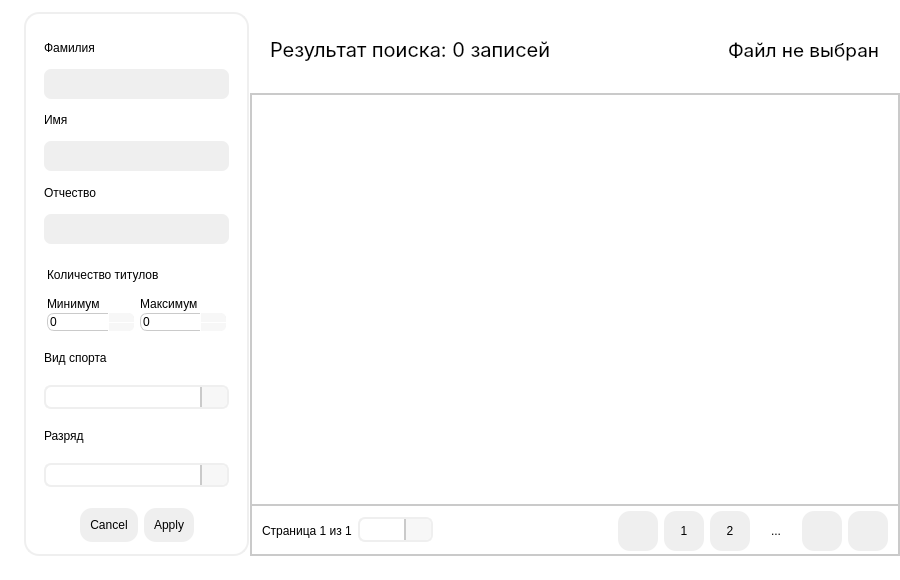
<?xml version="1.0" encoding="UTF-8"?>
<ui version="4.0">
 <class>SearchDialog</class>
 <widget class="QDialog" name="SearchDialog">
  <property name="geometry">
   <rect>
    <x>0</x>
    <y>0</y>
    <width>900</width>
    <height>580</height>
   </rect>
  </property>
  <property name="minimumSize">
   <size>
    <width>900</width>
    <height>580</height>
   </size>
  </property>
  <property name="windowTitle">
   <string>Dialog</string>
  </property>
  <property name="styleSheet">
   <string notr="true">QDialog {
	background-color: palette(base);
}
QLabel {
	margin-left: 0.1em;
}
QFrame {
	border:none;
	color: palette(text);
}
/*--------- Main part ---------*/
QLabel#table_name_label {
	font: 15pt &quot;Inter&quot;;
}
QLabel#file_name_label {
	font: 14pt &quot;Inter&quot;;
	color: palette(text);
}
QFrame#table_head {
	background-color: palette(base);
}
QFrame#table_head QPushButton{
	padding: 0 0.9em;
	padding-left: 0.7em;
	text-align:left;
}
QFrame#table_part {
	border: 2px solid palette(midlight);
	border-radius: 1em;
	background-color: palette(base);
	margin: 0 1em;
}
QFrame#table_part QFrame#pagination {
	border-top: 2px solid palette(midlight);
	border-bottom-left-radius: 10%;
	border-bottom-right-radius: 10%;
}

QFrame#fields {
	background-color: palette(base);
}
QPushButton {
	padding:10px;
	background-color: palette(button) ;
	border-radius: 12%;
	color: palette(button-text);
}
QLineEdit {
	border-radius: 7%;
	padding: 0 0.4em;
	background-color: palette(button);
}
QLineEdit:focus {
	border: 2px solid #76f725; 
}
QSpinBox {
	border-radius: 7%;
	padding: 0.2em;
}
QPushButton:hover {
	background-color: palette(highlight);
}
QPushButton:pressed {
	background-color: #76f725;
	color: palette(shadow);
}
QComboBox {
    border: 2px solid palette(button); 
    border-radius: 7%;
    padding: 2px 5px;
}
QComboBox::drop-down {
    background-color: palette(alternate-base); 
    
    border-left: 2px solid palette(midlight);
    border-top-right-radius: 5%;
    border-bottom-right-radius: 5%;
    
    width: 25px; 
}
QComboBox::down-arrow {
    image: url(&quot;/Users/dmitryburbas/Documents/Education/github_education_repo/my-education/athletes_list_manager_app/src/images/combo-icon.png&quot;);
    width: 16px;
    height: 16px;
}
QComboBox::drop-down:on {
    background-color:#76f725;
}
QComboBox:focus {
    border: 2px solid #76f725; 
}
QComboBox::drop-down:disabled {
    background-color:palette(button);
}
QComboBox:disabled {
	background-color:palette(button);
}


QComboBox::drop-down:hover {
    background-color:#76f725;
}
QSpinBox {
    padding-right: 15px;
	padding-left: 0.3em;
    border: 1px solid palette(midlight);
    border-radius: 7%;
    background-color: palette(base);
    color: palette(text);
}

QSpinBox::up-button {
    subcontrol-origin: border;
    subcontrol-position: top right; 
    width: 25px; 
    
    background-color: palette(alternate-base);
    border-left: 1px solid  palette(base);
    border-top-right-radius: 5%;
}

QSpinBox::down-button {
    subcontrol-origin: border;
    subcontrol-position: bottom right;
    width: 25px;
    
    background-color: palette(alternate-base);
	border-top: 1px solid  palette(base);
    border-left: 1px solid palette(base);
    border-bottom-right-radius: 5%;
}

QSpinBox::up-arrow {
    image: url(&quot;/Users/dmitryburbas/Documents/Education/github_education_repo/my-education/athletes_list_manager_app/src/images/up-arrow.png&quot;);
    width: 14px;
    height: 14px;
}

QSpinBox::down-arrow {
    image: url(&quot;/Users/dmitryburbas/Documents/Education/github_education_repo/my-education/athletes_list_manager_app/src/images/down-arrow.png&quot;);
    width: 14px;
    height: 14px;
}
QSpinBox::up-button:hover,QSpinBox::down-button:hover {
    background-color: #76f725;
}
QSpinBox::up-button:pressed,QSpinBox::down-button:pressed {
    background-color: #48b007;
}
QFrame#sidebar {
	border-radius: 15%;
	border: 2px solid palette(button);
}</string>
  </property>
  <layout class="QHBoxLayout" name="horizontalLayout">
   <property name="spacing">
    <number>1</number>
   </property>
   <property name="leftMargin">
    <number>24</number>
   </property>
   <property name="topMargin">
    <number>12</number>
   </property>
   <property name="rightMargin">
    <number>0</number>
   </property>
   <property name="bottomMargin">
    <number>24</number>
   </property>
   <item>
    <widget class="QFrame" name="sidebar">
     <property name="minimumSize">
      <size>
       <width>225</width>
       <height>0</height>
      </size>
     </property>
     <property name="frameShape">
      <enum>QFrame::Shape::StyledPanel</enum>
     </property>
     <property name="frameShadow">
      <enum>QFrame::Shadow::Raised</enum>
     </property>
     <layout class="QVBoxLayout" name="verticalLayout_11">
      <item>
       <widget class="QFrame" name="fields">
        <property name="minimumSize">
         <size>
          <width>0</width>
          <height>350</height>
         </size>
        </property>
        <property name="frameShape">
         <enum>QFrame::Shape::StyledPanel</enum>
        </property>
        <property name="frameShadow">
         <enum>QFrame::Shadow::Raised</enum>
        </property>
        <layout class="QVBoxLayout" name="verticalLayout_2">
         <property name="leftMargin">
          <number>0</number>
         </property>
         <property name="topMargin">
          <number>0</number>
         </property>
         <property name="rightMargin">
          <number>0</number>
         </property>
         <property name="bottomMargin">
          <number>15</number>
         </property>
         <item>
          <widget class="QFrame" name="names">
           <property name="sizePolicy">
            <sizepolicy hsizetype="Preferred" vsizetype="Preferred">
             <horstretch>0</horstretch>
             <verstretch>0</verstretch>
            </sizepolicy>
           </property>
           <property name="minimumSize">
            <size>
             <width>0</width>
             <height>230</height>
            </size>
           </property>
           <property name="frameShape">
            <enum>QFrame::Shape::StyledPanel</enum>
           </property>
           <property name="frameShadow">
            <enum>QFrame::Shadow::Raised</enum>
           </property>
           <layout class="QVBoxLayout" name="verticalLayout_3">
            <item>
             <widget class="QFrame" name="last_name">
              <property name="frameShape">
               <enum>QFrame::Shape::StyledPanel</enum>
              </property>
              <property name="frameShadow">
               <enum>QFrame::Shadow::Raised</enum>
              </property>
              <layout class="QVBoxLayout" name="verticalLayout_8">
               <property name="leftMargin">
                <number>0</number>
               </property>
               <property name="topMargin">
                <number>0</number>
               </property>
               <property name="rightMargin">
                <number>0</number>
               </property>
               <property name="bottomMargin">
                <number>0</number>
               </property>
               <item>
                <widget class="QLabel" name="last_name_label">
                 <property name="text">
                  <string>Фамилия</string>
                 </property>
                </widget>
               </item>
               <item>
                <widget class="QLineEdit" name="last_name_lineEdit">
                 <property name="minimumSize">
                  <size>
                   <width>0</width>
                   <height>30</height>
                  </size>
                 </property>
                </widget>
               </item>
              </layout>
             </widget>
            </item>
            <item>
             <widget class="QFrame" name="first_name">
              <property name="frameShape">
               <enum>QFrame::Shape::StyledPanel</enum>
              </property>
              <property name="frameShadow">
               <enum>QFrame::Shadow::Raised</enum>
              </property>
              <layout class="QVBoxLayout" name="verticalLayout_6">
               <property name="leftMargin">
                <number>0</number>
               </property>
               <property name="topMargin">
                <number>0</number>
               </property>
               <property name="rightMargin">
                <number>0</number>
               </property>
               <property name="bottomMargin">
                <number>0</number>
               </property>
               <item>
                <widget class="QLabel" name="first_name_label">
                 <property name="text">
                  <string>Имя</string>
                 </property>
                </widget>
               </item>
               <item>
                <widget class="QLineEdit" name="first_name_lineEdit">
                 <property name="minimumSize">
                  <size>
                   <width>0</width>
                   <height>30</height>
                  </size>
                 </property>
                 <property name="text">
                  <string/>
                 </property>
                </widget>
               </item>
              </layout>
             </widget>
            </item>
            <item>
             <widget class="QFrame" name="patronymic">
              <property name="frameShape">
               <enum>QFrame::Shape::StyledPanel</enum>
              </property>
              <property name="frameShadow">
               <enum>QFrame::Shadow::Raised</enum>
              </property>
              <layout class="QVBoxLayout" name="verticalLayout_7">
               <property name="leftMargin">
                <number>0</number>
               </property>
               <property name="topMargin">
                <number>0</number>
               </property>
               <property name="rightMargin">
                <number>0</number>
               </property>
               <property name="bottomMargin">
                <number>0</number>
               </property>
               <item>
                <widget class="QLabel" name="patronymic_label">
                 <property name="text">
                  <string>Отчество</string>
                 </property>
                </widget>
               </item>
               <item>
                <widget class="QLineEdit" name="patronymic_lineEdit">
                 <property name="minimumSize">
                  <size>
                   <width>0</width>
                   <height>30</height>
                  </size>
                 </property>
                </widget>
               </item>
              </layout>
             </widget>
            </item>
           </layout>
          </widget>
         </item>
         <item>
          <widget class="QFrame" name="title_count">
           <property name="frameShape">
            <enum>QFrame::Shape::StyledPanel</enum>
           </property>
           <property name="frameShadow">
            <enum>QFrame::Shadow::Raised</enum>
           </property>
           <layout class="QGridLayout" name="gridLayout">
            <property name="leftMargin">
             <number>12</number>
            </property>
            <property name="topMargin">
             <number>0</number>
            </property>
            <property name="rightMargin">
             <number>12</number>
            </property>
            <property name="bottomMargin">
             <number>0</number>
            </property>
            <property name="verticalSpacing">
             <number>7</number>
            </property>
            <item row="1" column="2">
             <widget class="QFrame" name="max_title">
              <property name="frameShape">
               <enum>QFrame::Shape::StyledPanel</enum>
              </property>
              <property name="frameShadow">
               <enum>QFrame::Shadow::Raised</enum>
              </property>
              <layout class="QVBoxLayout" name="verticalLayout_5">
               <property name="spacing">
                <number>2</number>
               </property>
               <property name="leftMargin">
                <number>0</number>
               </property>
               <property name="topMargin">
                <number>0</number>
               </property>
               <property name="rightMargin">
                <number>0</number>
               </property>
               <property name="bottomMargin">
                <number>0</number>
               </property>
               <item>
                <widget class="QLabel" name="max_label">
                 <property name="text">
                  <string>Максимум</string>
                 </property>
                </widget>
               </item>
               <item>
                <widget class="QSpinBox" name="max_spinBox">
                 <property name="maximum">
                  <number>999</number>
                 </property>
                </widget>
               </item>
              </layout>
             </widget>
            </item>
            <item row="1" column="1">
             <widget class="QFrame" name="min_title">
              <property name="frameShape">
               <enum>QFrame::Shape::StyledPanel</enum>
              </property>
              <property name="frameShadow">
               <enum>QFrame::Shadow::Raised</enum>
              </property>
              <layout class="QVBoxLayout" name="verticalLayout_4">
               <property name="spacing">
                <number>2</number>
               </property>
               <property name="leftMargin">
                <number>0</number>
               </property>
               <property name="topMargin">
                <number>0</number>
               </property>
               <property name="rightMargin">
                <number>0</number>
               </property>
               <property name="bottomMargin">
                <number>0</number>
               </property>
               <item>
                <widget class="QLabel" name="min_label">
                 <property name="text">
                  <string>Минимум</string>
                 </property>
                </widget>
               </item>
               <item>
                <widget class="QSpinBox" name="min_spinBox">
                 <property name="maximum">
                  <number>999</number>
                 </property>
                </widget>
               </item>
              </layout>
             </widget>
            </item>
            <item row="0" column="1" colspan="2">
             <widget class="QLabel" name="title_count_label">
              <property name="text">
               <string>Количество титулов</string>
              </property>
             </widget>
            </item>
           </layout>
          </widget>
         </item>
         <item>
          <widget class="QFrame" name="sport_type">
           <property name="frameShape">
            <enum>QFrame::Shape::StyledPanel</enum>
           </property>
           <property name="frameShadow">
            <enum>QFrame::Shadow::Raised</enum>
           </property>
           <layout class="QVBoxLayout" name="verticalLayout_9">
            <property name="topMargin">
             <number>0</number>
            </property>
            <property name="bottomMargin">
             <number>0</number>
            </property>
            <item>
             <widget class="QLabel" name="sport_label">
              <property name="text">
               <string>Вид спорта</string>
              </property>
             </widget>
            </item>
            <item>
             <widget class="QComboBox" name="sport_comboBox"/>
            </item>
           </layout>
          </widget>
         </item>
         <item>
          <widget class="QFrame" name="athlete_category">
           <property name="frameShape">
            <enum>QFrame::Shape::StyledPanel</enum>
           </property>
           <property name="frameShadow">
            <enum>QFrame::Shadow::Raised</enum>
           </property>
           <layout class="QVBoxLayout" name="verticalLayout_10">
            <property name="topMargin">
             <number>0</number>
            </property>
            <property name="bottomMargin">
             <number>0</number>
            </property>
            <item>
             <widget class="QLabel" name="category_label">
              <property name="text">
               <string>Разряд</string>
              </property>
             </widget>
            </item>
            <item>
             <widget class="QComboBox" name="category_comboBox"/>
            </item>
           </layout>
          </widget>
         </item>
        </layout>
       </widget>
      </item>
      <item>
       <widget class="QDialogButtonBox" name="buttonBox">
        <property name="minimumSize">
         <size>
          <width>0</width>
          <height>0</height>
         </size>
        </property>
        <property name="font">
         <font>
          <kerning>true</kerning>
         </font>
        </property>
        <property name="orientation">
         <enum>Qt::Orientation::Horizontal</enum>
        </property>
        <property name="standardButtons">
         <set>QDialogButtonBox::StandardButton::Apply|QDialogButtonBox::StandardButton::Cancel</set>
        </property>
        <property name="centerButtons">
         <bool>true</bool>
        </property>
       </widget>
      </item>
      <item>
       <spacer name="verticalSpacer">
        <property name="orientation">
         <enum>Qt::Orientation::Vertical</enum>
        </property>
        <property name="sizeType">
         <enum>QSizePolicy::Policy::Fixed</enum>
        </property>
        <property name="sizeHint" stdset="0">
         <size>
          <width>10</width>
          <height>3</height>
         </size>
        </property>
       </spacer>
      </item>
     </layout>
    </widget>
   </item>
   <item>
    <widget class="QFrame" name="main_part">
     <property name="minimumSize">
      <size>
       <width>650</width>
       <height>0</height>
      </size>
     </property>
     <property name="frameShape">
      <enum>QFrame::Shape::StyledPanel</enum>
     </property>
     <property name="frameShadow">
      <enum>QFrame::Shadow::Raised</enum>
     </property>
     <layout class="QVBoxLayout" name="verticalLayout_12">
      <property name="leftMargin">
       <number>0</number>
      </property>
      <property name="topMargin">
       <number>0</number>
      </property>
      <property name="rightMargin">
       <number>0</number>
      </property>
      <property name="bottomMargin">
       <number>0</number>
      </property>
      <item>
       <widget class="QFrame" name="table_head">
        <property name="minimumSize">
         <size>
          <width>0</width>
          <height>75</height>
         </size>
        </property>
        <property name="maximumSize">
         <size>
          <width>16777215</width>
          <height>75</height>
         </size>
        </property>
        <property name="frameShape">
         <enum>QFrame::Shape::StyledPanel</enum>
        </property>
        <property name="frameShadow">
         <enum>QFrame::Shadow::Raised</enum>
        </property>
        <layout class="QHBoxLayout" name="horizontalLayout_3">
         <property name="leftMargin">
          <number>20</number>
         </property>
         <property name="topMargin">
          <number>5</number>
         </property>
         <property name="rightMargin">
          <number>20</number>
         </property>
         <property name="bottomMargin">
          <number>5</number>
         </property>
         <item>
          <widget class="QLabel" name="table_name_label">
           <property name="font">
            <font>
             <family>Inter</family>
             <pointsize>15</pointsize>
             <italic>false</italic>
             <bold>false</bold>
            </font>
           </property>
           <property name="text">
            <string>Результат поиска: 0 записей</string>
           </property>
          </widget>
         </item>
         <item>
          <spacer name="table_head_spacer">
           <property name="orientation">
            <enum>Qt::Orientation::Horizontal</enum>
           </property>
           <property name="sizeHint" stdset="0">
            <size>
             <width>128</width>
             <height>20</height>
            </size>
           </property>
          </spacer>
         </item>
         <item>
          <widget class="Line" name="table_head_divide">
           <property name="orientation">
            <enum>Qt::Orientation::Vertical</enum>
           </property>
          </widget>
         </item>
         <item>
          <widget class="QLabel" name="file_name_label">
           <property name="font">
            <font>
             <family>Inter</family>
             <pointsize>14</pointsize>
             <italic>false</italic>
             <bold>false</bold>
            </font>
           </property>
           <property name="text">
            <string>Файл не выбран</string>
           </property>
          </widget>
         </item>
        </layout>
       </widget>
      </item>
      <item>
       <widget class="QFrame" name="table_part">
        <property name="frameShape">
         <enum>QFrame::Shape::StyledPanel</enum>
        </property>
        <property name="frameShadow">
         <enum>QFrame::Shadow::Raised</enum>
        </property>
        <layout class="QVBoxLayout" name="verticalLayout_13">
         <property name="spacing">
          <number>0</number>
         </property>
         <property name="leftMargin">
          <number>0</number>
         </property>
         <property name="topMargin">
          <number>0</number>
         </property>
         <property name="rightMargin">
          <number>0</number>
         </property>
         <property name="bottomMargin">
          <number>0</number>
         </property>
         <item>
          <widget class="QFrame" name="top_space_for_table">
           <property name="sizePolicy">
            <sizepolicy hsizetype="Preferred" vsizetype="Fixed">
             <horstretch>0</horstretch>
             <verstretch>0</verstretch>
            </sizepolicy>
           </property>
           <property name="minimumSize">
            <size>
             <width>0</width>
             <height>20</height>
            </size>
           </property>
           <property name="frameShape">
            <enum>QFrame::Shape::StyledPanel</enum>
           </property>
           <property name="frameShadow">
            <enum>QFrame::Shadow::Raised</enum>
           </property>
          </widget>
         </item>
         <item>
          <widget class="QTableView" name="tableView"/>
         </item>
         <item>
          <widget class="QFrame" name="pagination">
           <property name="minimumSize">
            <size>
             <width>500</width>
             <height>50</height>
            </size>
           </property>
           <property name="maximumSize">
            <size>
             <width>16777215</width>
             <height>50</height>
            </size>
           </property>
           <property name="frameShape">
            <enum>QFrame::Shape::StyledPanel</enum>
           </property>
           <property name="frameShadow">
            <enum>QFrame::Shadow::Raised</enum>
           </property>
           <layout class="QHBoxLayout" name="horizontalLayout_4">
            <property name="leftMargin">
             <number>10</number>
            </property>
            <property name="topMargin">
             <number>5</number>
            </property>
            <property name="rightMargin">
             <number>10</number>
            </property>
            <property name="bottomMargin">
             <number>5</number>
            </property>
            <item>
             <widget class="QLabel" name="current_page_label">
              <property name="sizePolicy">
               <sizepolicy hsizetype="Fixed" vsizetype="Fixed">
                <horstretch>0</horstretch>
                <verstretch>0</verstretch>
               </sizepolicy>
              </property>
              <property name="minimumSize">
               <size>
                <width>0</width>
                <height>40</height>
               </size>
              </property>
              <property name="maximumSize">
               <size>
                <width>16777215</width>
                <height>40</height>
               </size>
              </property>
              <property name="text">
               <string>Страница 1 из 1</string>
              </property>
             </widget>
            </item>
            <item>
             <widget class="QComboBox" name="records_on_page_comboBox">
              <property name="minimumSize">
               <size>
                <width>0</width>
                <height>25</height>
               </size>
              </property>
              <property name="maximumSize">
               <size>
                <width>75</width>
                <height>16777215</height>
               </size>
              </property>
             </widget>
            </item>
            <item>
             <spacer name="pagination_spacer_right">
              <property name="orientation">
               <enum>Qt::Orientation::Horizontal</enum>
              </property>
              <property name="sizeHint" stdset="0">
               <size>
                <width>193</width>
                <height>20</height>
               </size>
              </property>
             </spacer>
            </item>
            <item>
             <widget class="QPushButton" name="prev_pagination_button">
              <property name="sizePolicy">
               <sizepolicy hsizetype="Fixed" vsizetype="Fixed">
                <horstretch>0</horstretch>
                <verstretch>0</verstretch>
               </sizepolicy>
              </property>
              <property name="minimumSize">
               <size>
                <width>40</width>
                <height>40</height>
               </size>
              </property>
              <property name="maximumSize">
               <size>
                <width>40</width>
                <height>40</height>
               </size>
              </property>
              <property name="font">
               <font>
                <family>.AppleSystemUIFont</family>
               </font>
              </property>
              <property name="cursor">
               <cursorShape>PointingHandCursor</cursorShape>
              </property>
              <property name="text">
               <string/>
              </property>
              <property name="icon">
               <iconset theme="system-reboot"/>
              </property>
             </widget>
            </item>
            <item>
             <widget class="QPushButton" name="first_page_button">
              <property name="sizePolicy">
               <sizepolicy hsizetype="Fixed" vsizetype="Fixed">
                <horstretch>0</horstretch>
                <verstretch>0</verstretch>
               </sizepolicy>
              </property>
              <property name="minimumSize">
               <size>
                <width>40</width>
                <height>40</height>
               </size>
              </property>
              <property name="maximumSize">
               <size>
                <width>40</width>
                <height>40</height>
               </size>
              </property>
              <property name="cursor">
               <cursorShape>PointingHandCursor</cursorShape>
              </property>
              <property name="text">
               <string>1</string>
              </property>
             </widget>
            </item>
            <item>
             <widget class="QPushButton" name="second_page_button">
              <property name="sizePolicy">
               <sizepolicy hsizetype="Fixed" vsizetype="Fixed">
                <horstretch>0</horstretch>
                <verstretch>0</verstretch>
               </sizepolicy>
              </property>
              <property name="minimumSize">
               <size>
                <width>40</width>
                <height>40</height>
               </size>
              </property>
              <property name="maximumSize">
               <size>
                <width>40</width>
                <height>40</height>
               </size>
              </property>
              <property name="cursor">
               <cursorShape>PointingHandCursor</cursorShape>
              </property>
              <property name="text">
               <string>2</string>
              </property>
             </widget>
            </item>
            <item>
             <widget class="QLabel" name="pagination_ellipsis_label">
              <property name="sizePolicy">
               <sizepolicy hsizetype="Fixed" vsizetype="Fixed">
                <horstretch>0</horstretch>
                <verstretch>0</verstretch>
               </sizepolicy>
              </property>
              <property name="minimumSize">
               <size>
                <width>40</width>
                <height>40</height>
               </size>
              </property>
              <property name="maximumSize">
               <size>
                <width>40</width>
                <height>40</height>
               </size>
              </property>
              <property name="text">
               <string>...</string>
              </property>
              <property name="alignment">
               <set>Qt::AlignmentFlag::AlignCenter</set>
              </property>
             </widget>
            </item>
            <item>
             <widget class="QPushButton" name="next_pagination_button">
              <property name="sizePolicy">
               <sizepolicy hsizetype="Fixed" vsizetype="Fixed">
                <horstretch>0</horstretch>
                <verstretch>0</verstretch>
               </sizepolicy>
              </property>
              <property name="minimumSize">
               <size>
                <width>40</width>
                <height>40</height>
               </size>
              </property>
              <property name="maximumSize">
               <size>
                <width>40</width>
                <height>40</height>
               </size>
              </property>
              <property name="cursor">
               <cursorShape>PointingHandCursor</cursorShape>
              </property>
              <property name="text">
               <string/>
              </property>
              <property name="icon">
               <iconset theme="media-playback-start"/>
              </property>
             </widget>
            </item>
            <item>
             <widget class="QPushButton" name="last_page_button">
              <property name="sizePolicy">
               <sizepolicy hsizetype="Fixed" vsizetype="Fixed">
                <horstretch>0</horstretch>
                <verstretch>0</verstretch>
               </sizepolicy>
              </property>
              <property name="minimumSize">
               <size>
                <width>40</width>
                <height>40</height>
               </size>
              </property>
              <property name="maximumSize">
               <size>
                <width>40</width>
                <height>40</height>
               </size>
              </property>
              <property name="baseSize">
               <size>
                <width>25</width>
                <height>25</height>
               </size>
              </property>
              <property name="cursor">
               <cursorShape>PointingHandCursor</cursorShape>
              </property>
              <property name="text">
               <string/>
              </property>
              <property name="icon">
               <iconset theme="media-seek-forward"/>
              </property>
             </widget>
            </item>
           </layout>
          </widget>
         </item>
        </layout>
       </widget>
      </item>
     </layout>
    </widget>
   </item>
  </layout>
 </widget>
 <resources/>
 <connections>
  <connection>
   <sender>buttonBox</sender>
   <signal>accepted()</signal>
   <receiver>SearchDialog</receiver>
   <slot>accept()</slot>
   <hints>
    <hint type="sourcelabel">
     <x>248</x>
     <y>254</y>
    </hint>
    <hint type="destinationlabel">
     <x>157</x>
     <y>274</y>
    </hint>
   </hints>
  </connection>
  <connection>
   <sender>buttonBox</sender>
   <signal>rejected()</signal>
   <receiver>SearchDialog</receiver>
   <slot>reject()</slot>
   <hints>
    <hint type="sourcelabel">
     <x>316</x>
     <y>260</y>
    </hint>
    <hint type="destinationlabel">
     <x>286</x>
     <y>274</y>
    </hint>
   </hints>
  </connection>
 </connections>
</ui>
